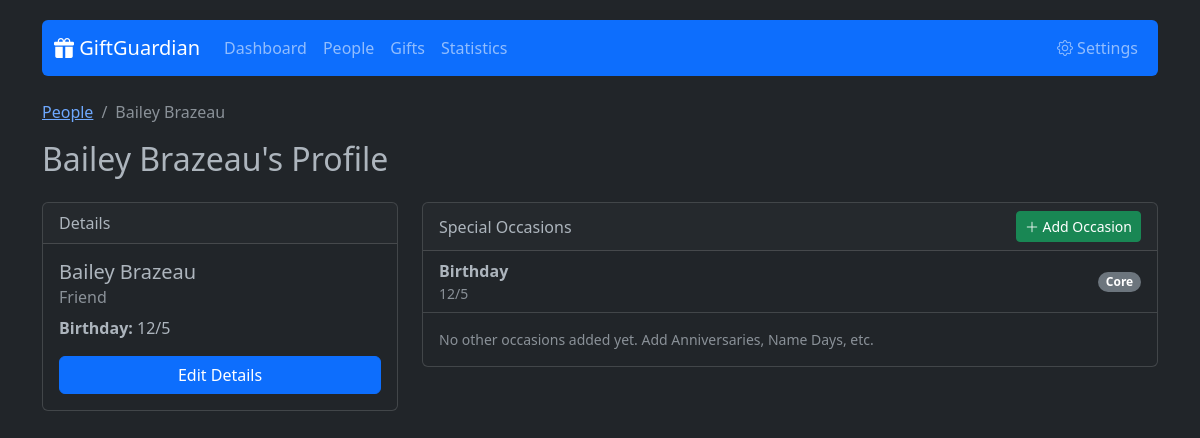
The page /people/view/1 on the database as committed earlier.
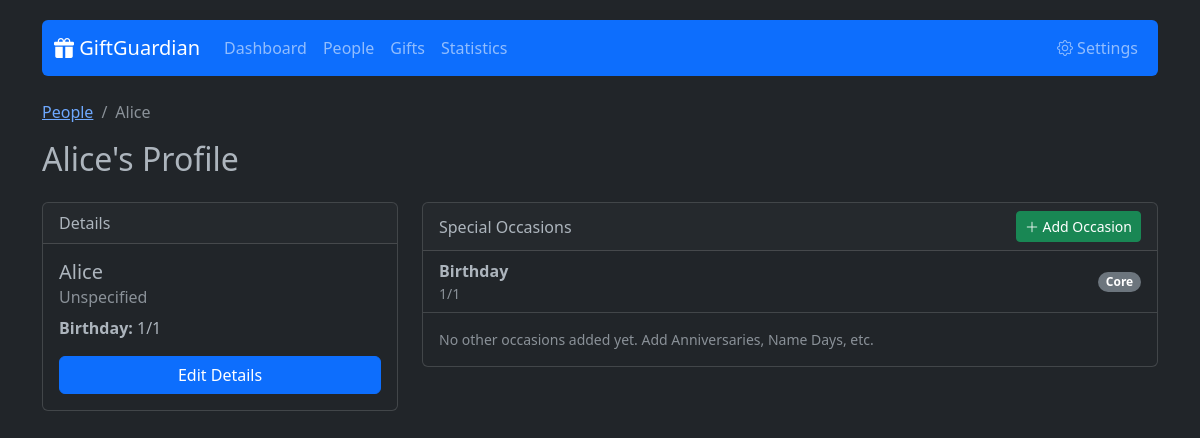
The same page on the database as committed later.
### app/models.py (models this page shows)
class Person(db.Model):
    id = db.Column(db.Integer, primary_key=True)
    name = db.Column(db.String(100), nullable=False)
    relation_id = db.Column(db.Integer, db.ForeignKey('relation.id'), nullable=True)
    birthday_month = db.Column(db.Integer, nullable=False)
    birthday_day = db.Column(db.Integer, nullable=False)
    birthday_year = db.Column(db.Integer, nullable=True)
    gifts = db.relationship('Gift', backref='person', lazy=True)
    occasions = db.relationship('PersonOccasion', backref='person', lazy=True, cascade="all, delete-orphan")

class Relation(db.Model):
    id = db.Column(db.Integer, primary_key=True)
    name = db.Column(db.String(50), unique=True, nullable=False)
    people = db.relationship('Person', backref='relation', lazy=True)

### app/routes.py (the view)
@main.route('/people/view/<int:id>')
def person_profile(id):
    person = Person.query.get_or_404(id)
    occasions = Occasion.query.all()
    return render_template('person_profile.html', person=person, occasions=occasions)

### app/templates/person_profile.html (shortened to what this page needs)
{% extends 'base.html' %}
{% block content %}
<div class="row mb-3">
    <div class="col">
        <nav aria-label="breadcrumb">
            <ol class="breadcrumb">
                <li class="breadcrumb-item"><a href="{{ url_for('main.people_list') }}">People</a></li>
                <li class="breadcrumb-item active" aria-current="page">{{ person.name }}</li>
            </ol>
        </nav>
        <h2>{{ person.name }}'s Profile</h2>
    </div>
</div>
<div class="row">
    <div class="col-md-4 mb-4">
        <div class="card">
            <div class="card-header">
                Details
            </div>
            <div class="card-body">
                <h5 class="card-title">{{ person.name }}</h5>
                <h6 class="card-subtitle mb-2 text-muted">
                    {% if person.relation %}{{ person.relation.name }}{% else %}Unspecified{% endif %}
                </h6>
                <p class="card-text">
                    <strong>Birthday:</strong>
                    {{ person.birthday_month }}/{{ person.birthday_day }}
                </p>
                <a href="{{ url_for('main.edit_person', id=person.id) }}" class="btn btn-primary w-100">Edit Details</a>
            </div>
        </div>
    </div>
    <div class="col-md-8">
        <div class="card mb-4">
            <div class="card-header d-flex justify-content-between align-items-center">
                <span>Special Occasions</span>
                <button type="button" class="btn btn-sm btn-success" data-bs-toggle="modal" data-bs-target="#addOccasionModal">
                    <i class="bi bi-plus-lg"></i> Add Occasion
                </button>
            </div>
            <ul class="list-group list-group-flush">
                <li class="list-group-item d-flex justify-content-between align-items-center">
                    <div>
                        <strong>Birthday</strong>
                        <div class="text-muted small">
                            {{ person.birthday_month }}/{{ person.birthday_day }}
                        </div>
                    </div>
                    <span class="badge bg-secondary rounded-pill">Core</span>
                </li>
            </ul>
            {% if not person.occasions %}
            <div class="card-body text-muted small">
                No other occasions added yet. Add Anniversaries, Name Days, etc.
            </div>
            {% endif %}
        </div>
    </div>
</div>
{% endblock %}

Rows that differ between the two databases and show on the page:
removed Relation: relation.name "Friend"
changed Person: name "Bailey Brazeau" → "Alice"; birthday_month "12" → "1"; birthday_day "5" → "1"
Other text that changed with them:
text now shown: "Unspecified"
